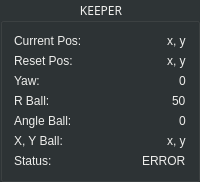
      <widget class="QGroupBox" name="groupBox_keeperinfo">
       <property name="palette">
        <palette>
         <active>
          <colorrole role="WindowText">
           <brush brushstyle="SolidPattern">
            <color alpha="255">
             <red>238</red>
             <green>238</green>
             <blue>236</blue>
            </color>
           </brush>
          </colorrole>
          <colorrole role="Button">
           <brush brushstyle="SolidPattern">
            <color alpha="255">
             <red>46</red>
             <green>52</green>
             <blue>54</blue>
            </color>
           </brush>
          </colorrole>
          <colorrole role="Base">
           <brush brushstyle="SolidPattern">
            <color alpha="255">
             <red>46</red>
             <green>52</green>
             <blue>54</blue>
            </color>
           </brush>
          </colorrole>
          <colorrole role="Window">
           <brush brushstyle="SolidPattern">
            <color alpha="255">
             <red>46</red>
             <green>52</green>
             <blue>54</blue>
            </color>
           </brush>
          </colorrole>
         </active>
         <inactive>
          <colorrole role="WindowText">
           <brush brushstyle="SolidPattern">
            <color alpha="255">
             <red>238</red>
             <green>238</green>
             <blue>236</blue>
            </color>
           </brush>
          </colorrole>
          <colorrole role="Button">
           <brush brushstyle="SolidPattern">
            <color alpha="255">
             <red>46</red>
             <green>52</green>
             <blue>54</blue>
            </color>
           </brush>
          </colorrole>
          <colorrole role="Base">
           <brush brushstyle="SolidPattern">
            <color alpha="255">
             <red>46</red>
             <green>52</green>
             <blue>54</blue>
            </color>
           </brush>
          </colorrole>
          <colorrole role="Window">
           <brush brushstyle="SolidPattern">
            <color alpha="255">
             <red>46</red>
             <green>52</green>
             <blue>54</blue>
            </color>
           </brush>
          </colorrole>
         </inactive>
         <disabled>
          <colorrole role="WindowText">
           <brush brushstyle="SolidPattern">
            <color alpha="255">
             <red>190</red>
             <green>190</green>
             <blue>190</blue>
            </color>
           </brush>
          </colorrole>
          <colorrole role="Button">
           <brush brushstyle="SolidPattern">
            <color alpha="255">
             <red>46</red>
             <green>52</green>
             <blue>54</blue>
            </color>
           </brush>
          </colorrole>
          <colorrole role="Base">
           <brush brushstyle="SolidPattern">
            <color alpha="255">
             <red>46</red>
             <green>52</green>
             <blue>54</blue>
            </color>
           </brush>
          </colorrole>
          <colorrole role="Window">
           <brush brushstyle="SolidPattern">
            <color alpha="255">
             <red>46</red>
             <green>52</green>
             <blue>54</blue>
            </color>
           </brush>
          </colorrole>
         </disabled>
        </palette>
       </property>
       <property name="font">
        <font>
         <family>Waree</family>
        </font>
       </property>
       <property name="styleSheet">
        <string notr="true">font:white</string>
       </property>
       <property name="title">
        <string>KEEPER</string>
       </property>
       <property name="alignment">
        <set>Qt::AlignCenter</set>
       </property>
       <layout class="QGridLayout" name="gridLayout_5">
        <item row="5" column="1" alignment="Qt::AlignRight">
         <widget class="QLabel" name="label_48">
          <property name="styleSheet">
           <string notr="true">color: rgb(238, 238, 236);</string>
          </property>
          <property name="text">
           <string>x, y</string>
          </property>
         </widget>
        </item>
        <item row="5" column="0">
         <widget class="QLabel" name="label_49">
          <property name="styleSheet">
           <string notr="true">color: rgb(238, 238, 236);</string>
          </property>
          <property name="text">
           <string>X, Y Ball:</string>
          </property>
         </widget>
        </item>
        <item row="6" column="0">
         <widget class="QLabel" name="label_50">
          <property name="styleSheet">
           <string notr="true">color: rgb(238, 238, 236);</string>
          </property>
          <property name="text">
           <string>Status:</string>
          </property>
         </widget>
        </item>
        <item row="0" column="1" alignment="Qt::AlignRight|Qt::AlignVCenter">
         <widget class="QLabel" name="label_51">
          <property name="styleSheet">
           <string notr="true">color: rgb(238, 238, 236);</string>
          </property>
          <property name="text">
           <string>x, y</string>
          </property>
         </widget>
        </item>
        <item row="4" column="1" alignment="Qt::AlignRight">
         <widget class="QLabel" name="label_52">
          <property name="styleSheet">
           <string notr="true">color: rgb(238, 238, 236);</string>
          </property>
          <property name="text">
           <string>0</string>
          </property>
         </widget>
        </item>
        <item row="4" column="0">
         <widget class="QLabel" name="label_53">
          <property name="styleSheet">
           <string notr="true">color: rgb(238, 238, 236);</string>
          </property>
          <property name="text">
           <string>Angle Ball:</string>
          </property>
         </widget>
        </item>
        <item row="2" column="0">
         <widget class="QLabel" name="label_54">
          <property name="styleSheet">
           <string notr="true">color: rgb(238, 238, 236);</string>
          </property>
          <property name="text">
           <string>Yaw:</string>
          </property>
         </widget>
        </item>
        <item row="6" column="1" alignment="Qt::AlignRight">
         <widget class="QLabel" name="label_55">
          <property name="styleSheet">
           <string notr="true">color: rgb(238, 238, 236);</string>
          </property>
          <property name="text">
           <string>ERROR</string>
          </property>
         </widget>
        </item>
        <item row="3" column="1" alignment="Qt::AlignRight">
         <widget class="QLabel" name="label_56">
          <property name="styleSheet">
           <string notr="true">color: rgb(238, 238, 236);</string>
          </property>
          <property name="text">
           <string>50</string>
          </property>
         </widget>
        </item>
        <item row="0" column="0">
         <widget class="QLabel" name="label_57">
          <property name="font">
           <font>
            <weight>50</weight>
            <italic>false</italic>
            <bold>false</bold>
           </font>
          </property>
          <property name="styleSheet">
           <string notr="true">border-color: rgb(238, 238, 236);
color: rgb(238, 238, 236);</string>
          </property>
          <property name="text">
           <string>Current Pos:</string>
          </property>
         </widget>
        </item>
        <item row="1" column="1" alignment="Qt::AlignRight">
         <widget class="QLabel" name="label_58">
          <property name="styleSheet">
           <string notr="true">color: rgb(238, 238, 236);</string>
          </property>
          <property name="text">
           <string>x, y</string>
          </property>
         </widget>
        </item>
        <item row="1" column="0">
         <widget class="QLabel" name="label_59">
          <property name="styleSheet">
           <string notr="true">color: rgb(238, 238, 236);</string>
          </property>
          <property name="text">
           <string>Reset Pos:</string>
          </property>
         </widget>
        </item>
        <item row="2" column="1" alignment="Qt::AlignRight">
         <widget class="QLabel" name="label_60">
          <property name="styleSheet">
           <string notr="true">color: rgb(238, 238, 236);</string>
          </property>
          <property name="text">
           <string>0</string>
          </property>
         </widget>
        </item>
        <item row="3" column="0">
         <widget class="QLabel" name="label_61">
          <property name="styleSheet">
           <string notr="true">color: rgb(238, 238, 236);</string>
          </property>
          <property name="text">
           <string>R Ball:</string>
          </property>
         </widget>
        </item>
       </layout>
      </widget>
